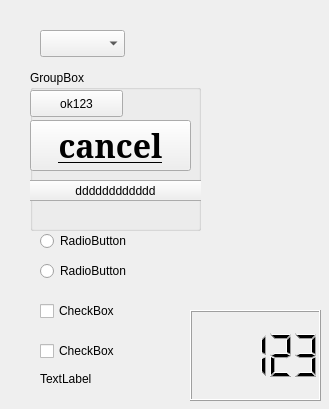
<?xml version="1.0" encoding="UTF-8"?>
<ui version="4.0">
 <class>MainWindow</class>
 <widget class="QMainWindow" name="MainWindow">
  <property name="geometry">
   <rect>
    <x>0</x>
    <y>0</y>
    <width>329</width>
    <height>409</height>
   </rect>
  </property>
  <property name="windowTitle">
   <string>MainWindow</string>
  </property>
  <widget class="QWidget" name="centralWidget">
   <widget class="QGroupBox" name="groupBox">
    <property name="geometry">
     <rect>
      <x>30</x>
      <y>70</y>
      <width>171</width>
      <height>161</height>
     </rect>
    </property>
    <property name="title">
     <string>GroupBox</string>
    </property>
    <widget class="QPushButton" name="pButton_ok">
     <property name="geometry">
      <rect>
       <x>0</x>
       <y>20</y>
       <width>93</width>
       <height>27</height>
      </rect>
     </property>
     <property name="cursor">
      <cursorShape>OpenHandCursor</cursorShape>
     </property>
     <property name="text">
      <string>ok123</string>
     </property>
    </widget>
    <widget class="QPushButton" name="pButton_cancel">
     <property name="geometry">
      <rect>
       <x>0</x>
       <y>50</y>
       <width>161</width>
       <height>51</height>
      </rect>
     </property>
     <property name="font">
      <font>
       <family>Serif</family>
       <pointsize>24</pointsize>
       <weight>75</weight>
       <bold>true</bold>
       <underline>true</underline>
      </font>
     </property>
     <property name="text">
      <string>cancel</string>
     </property>
    </widget>
    <widget class="QPushButton" name="pushButton">
     <property name="geometry">
      <rect>
       <x>-10</x>
       <y>110</y>
       <width>191</width>
       <height>21</height>
      </rect>
     </property>
     <property name="text">
      <string>dddddddddddd</string>
     </property>
    </widget>
   </widget>
   <widget class="QCheckBox" name="checkBox">
    <property name="geometry">
     <rect>
      <x>40</x>
      <y>300</y>
      <width>97</width>
      <height>22</height>
     </rect>
    </property>
    <property name="text">
     <string>CheckBox</string>
    </property>
   </widget>
   <widget class="QCheckBox" name="checkBox_2">
    <property name="geometry">
     <rect>
      <x>40</x>
      <y>340</y>
      <width>97</width>
      <height>22</height>
     </rect>
    </property>
    <property name="text">
     <string>CheckBox</string>
    </property>
   </widget>
   <widget class="QRadioButton" name="radioButton">
    <property name="geometry">
     <rect>
      <x>40</x>
      <y>260</y>
      <width>110</width>
      <height>22</height>
     </rect>
    </property>
    <property name="text">
     <string>RadioButton</string>
    </property>
   </widget>
   <widget class="QRadioButton" name="radioButton_2">
    <property name="geometry">
     <rect>
      <x>40</x>
      <y>230</y>
      <width>110</width>
      <height>22</height>
     </rect>
    </property>
    <property name="text">
     <string>RadioButton</string>
    </property>
   </widget>
   <widget class="QComboBox" name="comboBox">
    <property name="geometry">
     <rect>
      <x>40</x>
      <y>30</y>
      <width>85</width>
      <height>27</height>
     </rect>
    </property>
   </widget>
   <widget class="QLabel" name="label">
    <property name="geometry">
     <rect>
      <x>40</x>
      <y>370</y>
      <width>65</width>
      <height>17</height>
     </rect>
    </property>
    <property name="text">
     <string>TextLabel</string>
    </property>
   </widget>
   <widget class="QLCDNumber" name="lcdNumber">
    <property name="geometry">
     <rect>
      <x>190</x>
      <y>310</y>
      <width>131</width>
      <height>91</height>
     </rect>
    </property>
    <property name="value" stdset="0">
     <double>123.000000000000000</double>
    </property>
   </widget>
  </widget>
 </widget>
 <layoutdefault spacing="6" margin="11"/>
 <resources/>
 <connections/>
</ui>
